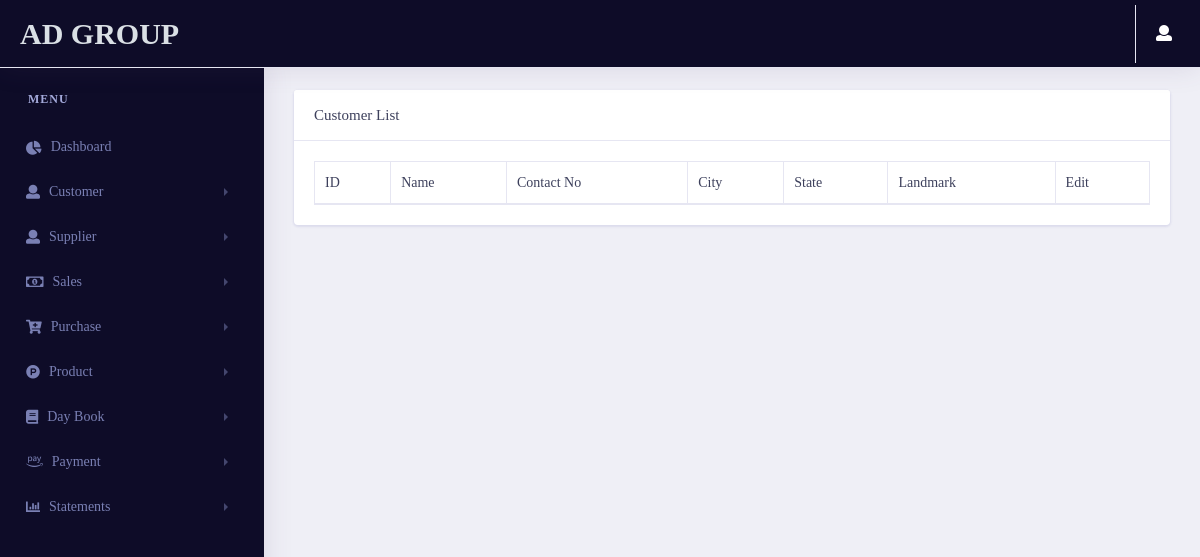
The app's page /dashboard/viewcustomer/ (signed in), older data.
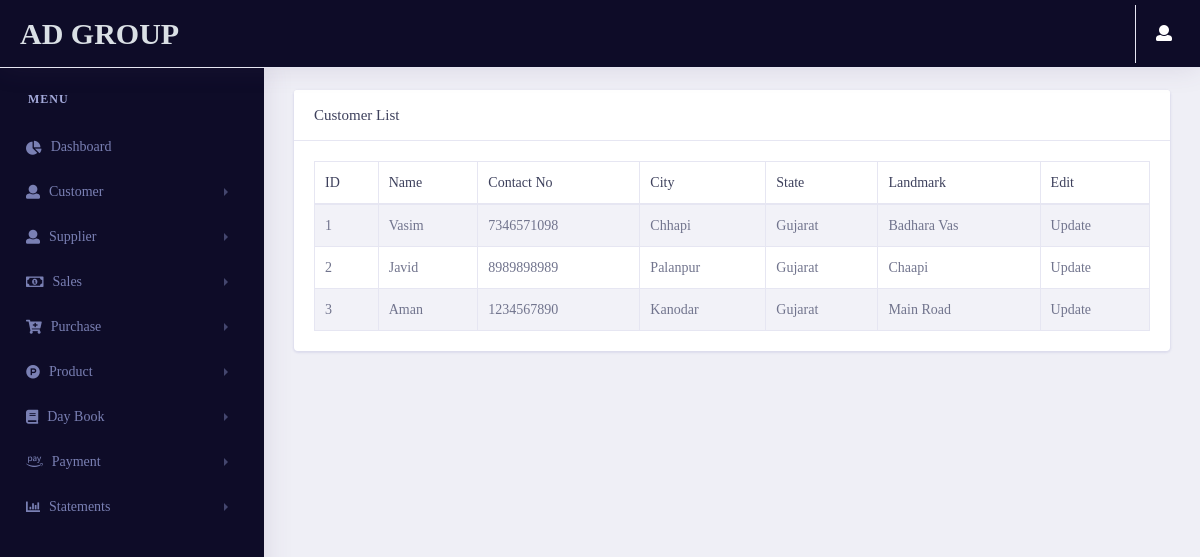
The same page, newer data.
### pages/models.py (models this page shows, shortened)
class Profile(models.Model):
    user = models.OneToOneField(User,on_delete=models.CASCADE , related_name="profile")
    phone_no = models.CharField(max_length=20)
    company_name = models.CharField(max_length=50)
    Address = models.CharField(max_length=500)
    city = models.CharField(max_length=50)
    state = models.CharField(max_length=50)
    pincode = models.CharField(max_length=50)
    GSTNO = models.CharField(max_length=50)
    Bank_name = models.CharField(max_length=50)
    Bank_AC = models.CharField(max_length=50)
    IFSC_Code = models.CharField(max_length=50)
    Branch_name = models.CharField(max_length=50)
    id = models.UUIDField(default=uuid.uuid4 , unique=True , primary_key=True , editable=False)
    class Meta:
        indexes = [models.Index(fields=['user' , 'id'])]

### dashboard/models.py (models this page shows, shortened)
class Customer_estimate(models.Model):
    customerid = models.IntegerField()
    fullname = models.CharField(max_length=50)
    contactno = models.CharField(max_length=50)
    city = models.CharField(max_length=50)
    state = models.CharField(max_length=50)
    landmark = models.CharField(max_length=50)
    id = models.UUIDField(default=uuid.uuid4 , unique=True , primary_key=True , editable=False)
    class Meta:
        indexes = [models.Index(fields = ['customerid' , 'id' , 'fullname'])]

### dashboard/views.py (the view)
# urls.py: path('viewcustomer/',views.viewcustomer,name="viewcustomer"),
@login_required(login_url='login')
def viewcustomer(request):
    Estimate_group = Group.objects.get(name='Estimate')
    GST_group = Group.objects.get(name='GST')
    user = User.objects.get(username=request.user.username)
    try:
        if user.is_authenticated:
            if Estimate_group in user.groups.all():
                customer_data = Customer_estimate.objects.all()
            if GST_group in user.groups.all():
                customer_data = Customer_gst.objects.all()
            context = {
                'customer_data':customer_data
            }
            return render(request,"dashboard/viewcustomer.html",context)
        else:
            return redirect('login')
    except:
        return redirect('error404')

### pages/templatetags/user_auth.py (called while the page is built)
@register.filter(name='has_group')
def has_group(user, group_name):
    group = Group.objects.get(name=group_name)
    return True if group in user.groups.all() else False

### dashboard/templates/dashboard/viewcustomer.html (shortened to what this page needs)
{% extends 'pages/base.html' %}
{% load static %}
{% load user_auth %}
{% block content %}
<link rel="stylesheet" href="{% static 'vendor/bootstrap/css/bootstrap.min.css' %}">
<link href="{% static 'vendor/fonts/circular-std/style.css' %}" rel="stylesheet">
<link rel="stylesheet" href="{% static 'libs/css/style.css' %}">
<link rel="stylesheet" href="{% static 'vendor/fonts/fontawesome/css/fontawesome-all.css' %}">
<link rel="stylesheet" type="text/css" href="{% static 'vendor/datatables/css/dataTables.bootstrap4.css' %}">
{% if request.user|has_group:"Estimate" %}
<div class="row">
    <div class="col-xl-12 col-lg-12 col-md-12 col-sm-12 col-12">
        <div class="card">
            <h5 class="card-header">Customer List</h5>
            <div class="card-body">
                <div class="table-responsive">
                    <table class="table table-striped table-bordered first" id="example">
                        <thead>
                            <tr>
                                <th>ID</th>
                                <th>Name</th>
                                <th>Contact No</th>
                                <th>City</th>
                                <th>State</th>
                                <th>Landmark</th>
                                <th>Edit</th>
                            </tr>
                        </thead>
                        <tbody>
                        {% for i in customer_data %}
                            <tr>
                                <td>{{i.customerid}}</td>
                                <td>{{i.fullname}}</td>
                                <td>{{i.contactno}}</td>
                                <td>{{i.city}}</td>
                                <td>{{i.state}}</td>
                                <td>{{i.landmark}}</td>
                                <td>
                                    <a href="/dashboard/updatecustomer/{{i.id}}">Update</a>
                                </td>
                            </tr>
                        {% endfor %}
                        </tbody>
                    </table>
                </div>
            </div>
        </div>
    </div>
</div>
{% endif %}
{% endblock content %}

### pages/templates/pages/base.html (shortened to what this page needs)
{% load static %}
{% load user_auth %}
<!doctype html>
<html lang="en">
<head>
    <link rel="stylesheet" href="{% static 'vendor/bootstrap/css/bootstrap.min.css' %}">
    <link href="{% static 'vendor/fonts/circular-std/style.css' %}" rel="stylesheet">
    <link rel="stylesheet" href="{% static 'libs/css/style.css' %}">
    <link rel="stylesheet" href="{% static 'vendor/fonts/fontawesome/css/fontawesome-all.css' %}">
    <link rel="stylesheet" href="{% static 'vendor/fonts/material-design-iconic-font/css/materialdesignicons.min.css' %}">
    <link rel="stylesheet" href="{% static 'vendor/fonts/flag-icon-css/flag-icon.min.css' %}">
    <link href="{% static 'Select2/css/select2.min.css' %}" rel="stylesheet" type="text/css">
</head>
<body>
    <div class="dashboard-main-wrapper">
          <div class="dashboard-header">
            <nav class="navbar navbar-expand-lg sidebar-dark fixed-top" >
                <a class="navbar-brand text-light" href="{% url 'dashboard' %}">{{request.user.profile.company_name}}</a>
                <div class="collapse navbar-collapse " id="navbarSupportedContent">
                    <ul class="navbar-nav ml-auto navbar-right-top">
                        <li class="nav-item dropdown nav-user">
                            <a class="nav-link nav-user-img" href="#" id="navbarDropdownMenuLink2" data-toggle="dropdown" aria-haspopup="true" aria-expanded="false"><i class="fas fa-user mr-2" style="color: white;" aria-hidden="true"></i></a>
                        </li>
                    </ul>
                </div>
            </nav>
        </div>
        <div class="nav-left-sidebar sidebar-dark">
            <div class="menu-list">
                <nav class="navbar navbar-expand-lg navbar-dark">
                    <div class="collapse navbar-collapse" id="navbarNav">
                        <ul class="navbar-nav flex-column">
                            <li class="nav-divider">
                                Menu
                            </li>
                            <li class="nav-item">
                                <a class="nav-link" href="{% url 'dashboard' %}"><i class="fas fa-chart-pie" aria-hidden="true"></i>Dashboard</a>
                            </li>
                            <li class="nav-item">
                                <a class="nav-link" href="#" data-toggle="collapse" aria-expanded="false" data-target="#submenu-2" aria-controls="submenu-2"><i class="fa fa-user"></i>Customer</a>
                            </li>
                            <li class="nav-item">
                                <a class="nav-link" href="#" data-toggle="collapse" aria-expanded="false" data-target="#submenu-3" aria-controls="submenu-3"><i class="fa fa-user"></i>Supplier</a>
                            </li>
                            <li class="nav-item">
                                <a class="nav-link" href="#" data-toggle="collapse" aria-expanded="false" data-target="#submenu-7" aria-controls="submenu-6"><i class="far fa-money-bill-alt"></i>Sales</a>
                            </li>
                            <li class="nav-item">
                                <a class="nav-link" href="#" data-toggle="collapse" aria-expanded="false" data-target="#submenu-4" aria-controls="submenu-4"><i class="fas fa-cart-plus"></i>Purchase</a>
                            </li>
                            <li class="nav-item">
                                <a class="nav-link" href="#" data-toggle="collapse" aria-expanded="false" data-target="#submenu-5" aria-controls="submenu-5"><i class=" fab fa-product-hunt"></i>Product</a>
                            </li>
                            <li class="nav-item">
                                <a class="nav-link" href="#" data-toggle="collapse" aria-expanded="false" data-target="#submenu-6" aria-controls="submenu-5"><i class="fas fa-book"></i>Day Book</a>
                            </li>
                            <li class="nav-item">
                                <a class="nav-link" href="#" data-toggle="collapse" aria-expanded="false" data-target="#payment" aria-controls="submenu-5"><i class="fab fa-amazon-pay"></i>Payment</a>
                            </li>
                            <li class="nav-item">
                                <a class="nav-link" href="#" data-toggle="collapse" aria-expanded="false" data-target="#statement" aria-controls="statement"><i class="fas fa-chart-bar"></i>Statements</a>
                            </li>
                        </ul>
                    </div>
                </nav>
            </div>
        </div>
        <div class="dashboard-wrapper">
            <div class="dashboard-ecommerce">
                <div class="container-fluid dashboard-content ">
                    <div class="ecommerce-widget">
                    {% block content %}
                    {% endblock content %}
                    </div>
                </div>
            </div>
        </div>
    </div>
</body>
</html>

Row changes from the older to the newer data that the page shows:
added Customer_estimate: customerid "1", fullname "Vasim", contactno "7346571098", city "Chhapi", state "Gujarat", landmark "Badhara Vas"
added Customer_estimate: customerid "2", fullname "Javid", contactno "8989898989", city "Palanpur", state "Gujarat", landmark "Chaapi"
added Customer_estimate: customerid "3", fullname "Aman", contactno "1234567890", city "Kanodar", state "Gujarat", landmark "Main Road"
